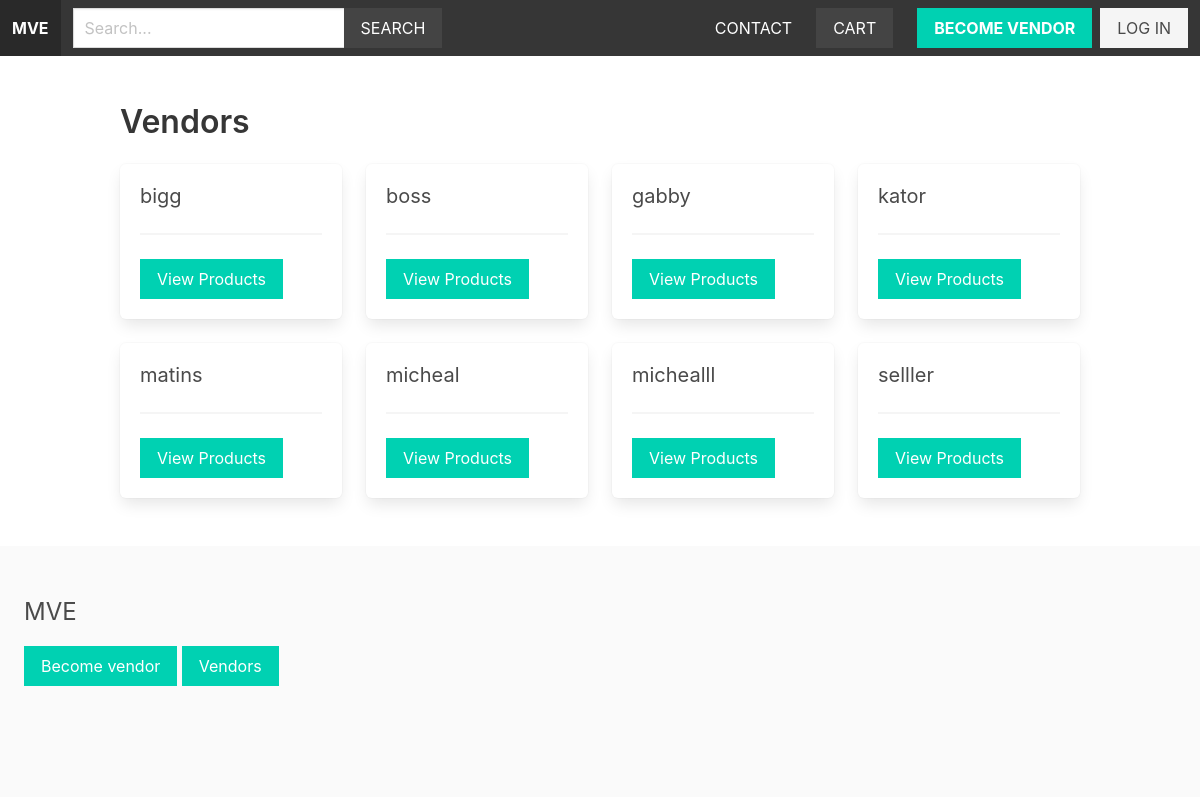
Before: /vendor/ with the older database file.
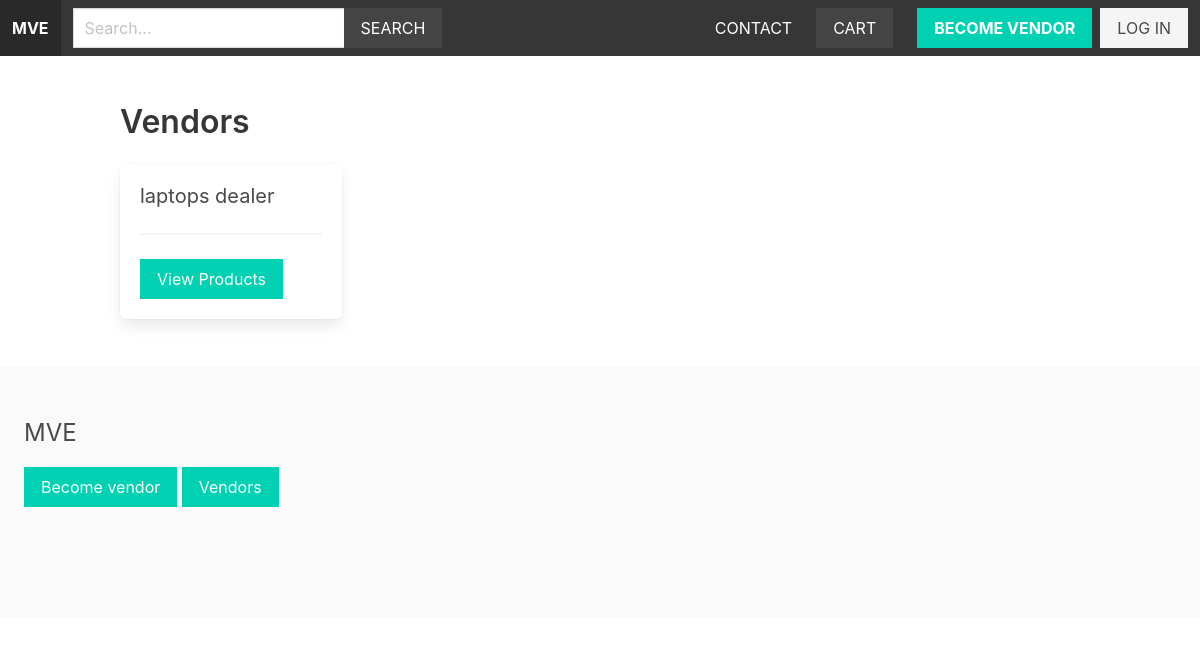
After: the same page with the newer database file.
### vendor/models.py (models this page shows, shortened)
class Vendor(models.Model):
    name = models.CharField(max_length=255)
    created_at = models.DateTimeField(auto_now_add=True)
    created_by = models.OneToOneField(User, related_name='vendor', on_delete=models.CASCADE)
    class Meta:
        ordering = ['name']

### vendor/views.py (the view)
# urls.py: path('', views.vendors, name="vendors"),
def vendors(request):
    vendors = Vendor.objects.all()
    return render(request, 'vendor/vendors.html', {'vendors': vendors})

### cart/cart.py (called while the page is built)
    def __len__(self):
        return sum(item['quantity'] for item in self.cart.values())

### cart/context_processors.py (called while the page is built)
def cart(request):
    return {'cart': Cart(request)}

### product/context_processors.py (called while the page is built)
def menu_categories(request):
    categories = Category.objects.all()
    return {'categories': categories}

### templates/vendor/vendors.html (shortened to what this page needs)
{% extends 'core/base.html' %}
{% block content %}
    <h1 class="title">Vendors</h1>
    <div class="columns is-multiline">
        {% for vendor in vendors %}
            <div class="column is-3">
                <div class="box">
                    <h2 class="subtitle">
                        {{ vendor.name }}
                    </h2>
                    <hr>
                    <a href="{% url 'vendor:vendor' vendor.id %}" class="button is-primary ">View Products</a>
                </div>
            </div>
        {% endfor %}
    </div>
{% endblock content %}

Changed rows visible on the page:
removed Vendor: name "bigg"
removed Vendor: name "boss"
removed Vendor: name "gabby"
removed Vendor: name "kator"
removed Vendor: name "matins"
removed Vendor: name "micheal"
removed Vendor: name "michealll"
removed Vendor: name "selller"
added Vendor: name "laptops dealer"
